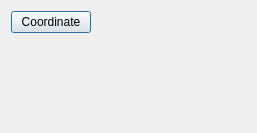
<?xml version="1.0" encoding="UTF-8"?>
<ui version="4.0">
 <class>Coordinate</class>
 <widget class="QDialog" name="Coordinate">
  <property name="geometry">
   <rect>
    <x>0</x>
    <y>0</y>
    <width>257</width>
    <height>133</height>
   </rect>
  </property>
  <property name="windowTitle">
   <string>Dialog</string>
  </property>
  <layout class="QFormLayout" name="formLayout">
   <item row="0" column="0">
    <widget class="QPushButton" name="Coordinate_2">
     <property name="text">
      <string>Coordinate</string>
     </property>
    </widget>
   </item>
  </layout>
 </widget>
 <resources/>
 <connections/>
</ui>
